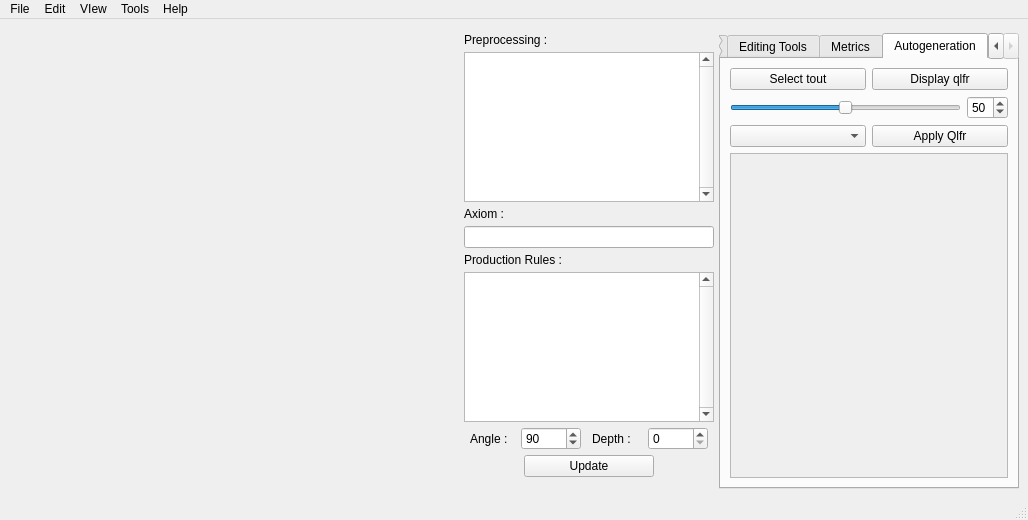
<?xml version="1.0" encoding="UTF-8"?>
<ui version="4.0">
 <class>MainWindow</class>
 <widget class="QMainWindow" name="MainWindow">
  <property name="enabled">
   <bool>true</bool>
  </property>
  <property name="geometry">
   <rect>
    <x>0</x>
    <y>0</y>
    <width>1028</width>
    <height>520</height>
   </rect>
  </property>
  <property name="sizePolicy">
   <sizepolicy hsizetype="Preferred" vsizetype="Preferred">
    <horstretch>0</horstretch>
    <verstretch>0</verstretch>
   </sizepolicy>
  </property>
  <property name="minimumSize">
   <size>
    <width>1024</width>
    <height>516</height>
   </size>
  </property>
  <property name="acceptDrops">
   <bool>true</bool>
  </property>
  <property name="windowTitle">
   <string>Procedural Modeling</string>
  </property>
  <property name="windowOpacity">
   <double>1.000000000000000</double>
  </property>
  <widget class="QWidget" name="centralWidget">
   <layout class="QGridLayout" name="gridLayout">
    <item row="0" column="0">
     <layout class="QHBoxLayout" name="horizontalLayout" stretch="45,30,0">
      <property name="spacing">
       <number>5</number>
      </property>
      <property name="sizeConstraint">
       <enum>QLayout::SetMaximumSize</enum>
      </property>
      <property name="topMargin">
       <number>5</number>
      </property>
      <property name="rightMargin">
       <number>0</number>
      </property>
      <item>
       <layout class="QVBoxLayout" name="verticalLayoutViewer">
        <property name="bottomMargin">
         <number>10</number>
        </property>
       </layout>
      </item>
      <item>
       <layout class="QVBoxLayout" name="verticalLayout">
        <property name="sizeConstraint">
         <enum>QLayout::SetDefaultConstraint</enum>
        </property>
        <property name="bottomMargin">
         <number>12</number>
        </property>
        <item>
         <widget class="QLabel" name="labelPreproc">
          <property name="maximumSize">
           <size>
            <width>250</width>
            <height>16777215</height>
           </size>
          </property>
          <property name="text">
           <string>Preprocessing :</string>
          </property>
         </widget>
        </item>
        <item>
         <widget class="QTextEdit" name="textEditPreproc">
          <property name="maximumSize">
           <size>
            <width>250</width>
            <height>16777215</height>
           </size>
          </property>
          <property name="verticalScrollBarPolicy">
           <enum>Qt::ScrollBarAlwaysOn</enum>
          </property>
          <property name="lineWrapMode">
           <enum>QTextEdit::NoWrap</enum>
          </property>
         </widget>
        </item>
        <item>
         <widget class="QLabel" name="labelAxiom">
          <property name="maximumSize">
           <size>
            <width>250</width>
            <height>16777215</height>
           </size>
          </property>
          <property name="text">
           <string>Axiom :</string>
          </property>
         </widget>
        </item>
        <item>
         <widget class="QLineEdit" name="lineEditAxiom">
          <property name="maximumSize">
           <size>
            <width>250</width>
            <height>16777215</height>
           </size>
          </property>
         </widget>
        </item>
        <item>
         <widget class="QLabel" name="labelRules">
          <property name="maximumSize">
           <size>
            <width>250</width>
            <height>16777215</height>
           </size>
          </property>
          <property name="text">
           <string>Production Rules :</string>
          </property>
         </widget>
        </item>
        <item>
         <widget class="QTextEdit" name="textEditProduction">
          <property name="maximumSize">
           <size>
            <width>250</width>
            <height>16777215</height>
           </size>
          </property>
          <property name="verticalScrollBarPolicy">
           <enum>Qt::ScrollBarAlwaysOn</enum>
          </property>
          <property name="horizontalScrollBarPolicy">
           <enum>Qt::ScrollBarAsNeeded</enum>
          </property>
          <property name="lineWrapMode">
           <enum>QTextEdit::NoWrap</enum>
          </property>
         </widget>
        </item>
        <item>
         <layout class="QHBoxLayout" name="horizontalLayoutAngle">
          <item>
           <widget class="QLabel" name="labelAngle">
            <property name="maximumSize">
             <size>
              <width>40</width>
              <height>16777215</height>
             </size>
            </property>
            <property name="text">
             <string>Angle :</string>
            </property>
           </widget>
          </item>
          <item>
           <widget class="QSpinBox" name="spinBoxAngle">
            <property name="maximumSize">
             <size>
              <width>60</width>
              <height>16777215</height>
             </size>
            </property>
            <property name="maximum">
             <number>360</number>
            </property>
            <property name="value">
             <number>90</number>
            </property>
           </widget>
          </item>
          <item>
           <widget class="QLabel" name="labelDepth">
            <property name="maximumSize">
             <size>
              <width>45</width>
              <height>16777215</height>
             </size>
            </property>
            <property name="text">
             <string>Depth :</string>
            </property>
           </widget>
          </item>
          <item>
           <widget class="QSpinBox" name="spinBoxDepth">
            <property name="maximumSize">
             <size>
              <width>60</width>
              <height>16777215</height>
             </size>
            </property>
           </widget>
          </item>
         </layout>
        </item>
        <item alignment="Qt::AlignHCenter|Qt::AlignVCenter">
         <widget class="QPushButton" name="pushButtonUpdate">
          <property name="minimumSize">
           <size>
            <width>130</width>
            <height>0</height>
           </size>
          </property>
          <property name="maximumSize">
           <size>
            <width>300</width>
            <height>16777215</height>
           </size>
          </property>
          <property name="text">
           <string>Update</string>
          </property>
         </widget>
        </item>
       </layout>
      </item>
      <item>
       <widget class="QTabWidget" name="tabWidget">
        <property name="enabled">
         <bool>true</bool>
        </property>
        <property name="maximumSize">
         <size>
          <width>300</width>
          <height>16777215</height>
         </size>
        </property>
        <property name="styleSheet">
         <string notr="true"/>
        </property>
        <property name="currentIndex">
         <number>3</number>
        </property>
        <widget class="QWidget" name="tabConfig">
         <attribute name="title">
          <string>Configuration</string>
         </attribute>
         <layout class="QVBoxLayout" name="verticalLayout_2">
          <item>
           <layout class="QVBoxLayout" name="verticalLayoutConfig">
            <item>
             <widget class="QGroupBox" name="groupBoxRayComputing">
              <property name="minimumSize">
               <size>
                <width>0</width>
                <height>50</height>
               </size>
              </property>
              <property name="title">
               <string>Ray Computation Method</string>
              </property>
              <widget class="QRadioButton" name="radioButtonConstantRay">
               <property name="geometry">
                <rect>
                 <x>150</x>
                 <y>20</y>
                 <width>100</width>
                 <height>21</height>
                </rect>
               </property>
               <property name="text">
                <string>Constant Ray</string>
               </property>
              </widget>
              <widget class="QRadioButton" name="radioButtonRecursiveRay">
               <property name="geometry">
                <rect>
                 <x>10</x>
                 <y>20</y>
                 <width>141</width>
                 <height>21</height>
                </rect>
               </property>
               <property name="text">
                <string>Self-Regulated Ray</string>
               </property>
               <property name="checked">
                <bool>true</bool>
               </property>
              </widget>
             </widget>
            </item>
            <item>
             <widget class="QLabel" name="labelConfig">
              <property name="text">
               <string>Configuration File :</string>
              </property>
             </widget>
            </item>
            <item>
             <widget class="QLineEdit" name="lineEditConfigFile"/>
            </item>
            <item>
             <widget class="QPushButton" name="pushButtonConfigBrowse">
              <property name="enabled">
               <bool>true</bool>
              </property>
              <property name="minimumSize">
               <size>
                <width>30</width>
                <height>0</height>
               </size>
              </property>
              <property name="text">
               <string>...</string>
              </property>
             </widget>
            </item>
            <item>
             <widget class="QTextEdit" name="textEditConfigContent">
              <property name="verticalScrollBarPolicy">
               <enum>Qt::ScrollBarAlwaysOn</enum>
              </property>
             </widget>
            </item>
            <item>
             <layout class="QHBoxLayout" name="horizontalLayoutConfigUpdate" stretch="50,50,0">
              <item>
               <widget class="QPushButton" name="pushButtonResetConfig">
                <property name="minimumSize">
                 <size>
                  <width>130</width>
                  <height>0</height>
                 </size>
                </property>
                <property name="text">
                 <string>Reset</string>
                </property>
               </widget>
              </item>
              <item>
               <widget class="QPushButton" name="pushButtonSaveConfig">
                <property name="minimumSize">
                 <size>
                  <width>50</width>
                  <height>0</height>
                 </size>
                </property>
                <property name="text">
                 <string>Save</string>
                </property>
               </widget>
              </item>
              <item>
               <layout class="QHBoxLayout" name="horizontalLayoutConfigFile">
                <property name="sizeConstraint">
                 <enum>QLayout::SetFixedSize</enum>
                </property>
               </layout>
              </item>
             </layout>
            </item>
            <item>
             <layout class="QHBoxLayout" name="horizontalLayoutColorConfig" stretch="0,75,25">
              <item>
               <widget class="QComboBox" name="comboBoxAlphabet"/>
              </item>
              <item>
               <widget class="QComboBox" name="comboBoxlineEditShape"/>
              </item>
              <item>
               <widget class="QWidget" name="widgetColor" native="true"/>
              </item>
             </layout>
            </item>
           </layout>
          </item>
         </layout>
        </widget>
        <widget class="QWidget" name="tabEdit">
         <attribute name="title">
          <string>Editing Tools</string>
         </attribute>
         <layout class="QVBoxLayout" name="verticalLayout_3">
          <item>
           <widget class="QLabel" name="labelCurrentSelection">
            <property name="text">
             <string>Current Selection:</string>
            </property>
           </widget>
          </item>
          <item>
           <layout class="QHBoxLayout" name="horizontalLayoutCurrentSelection">
            <item>
             <widget class="QLineEdit" name="lineEditCurrentSelection"/>
            </item>
           </layout>
          </item>
          <item>
           <widget class="QLabel" name="labelReplacementRules">
            <property name="text">
             <string>Replacement Rules:</string>
            </property>
           </widget>
          </item>
          <item>
           <layout class="QHBoxLayout" name="horizontalLayoutActions" stretch="30,70">
            <item>
             <widget class="QLabel" name="labelActions">
              <property name="text">
               <string>Actions:</string>
              </property>
             </widget>
            </item>
            <item>
             <widget class="QComboBox" name="comboBoxActions">
              <item>
               <property name="text">
                <string>Delete</string>
               </property>
              </item>
              <item>
               <property name="text">
                <string>Generate</string>
               </property>
              </item>
              <item>
               <property name="text">
                <string>Regenerate</string>
               </property>
              </item>
             </widget>
            </item>
           </layout>
          </item>
          <item>
           <layout class="QHBoxLayout" name="horizontalLayoutStages">
            <item>
             <widget class="QLabel" name="labelBackStage">
              <property name="text">
               <string>Back Stages:</string>
              </property>
             </widget>
            </item>
            <item>
             <widget class="QSpinBox" name="spinBoxBackStage"/>
            </item>
            <item>
             <widget class="QLabel" name="labelForwardStages">
              <property name="text">
               <string>Forward:</string>
              </property>
             </widget>
            </item>
            <item>
             <widget class="QSpinBox" name="spinBoxForwardStage"/>
            </item>
           </layout>
          </item>
          <item>
           <layout class="QHBoxLayout" name="horizontalLayoutGenButtons">
            <item>
             <widget class="QPushButton" name="pushButtonApply">
              <property name="text">
               <string>Apply</string>
              </property>
             </widget>
            </item>
           </layout>
          </item>
          <item>
           <widget class="QTableView" name="tableViewConstVal"/>
          </item>
          <item>
           <widget class="QLabel" name="labelConstantScope">
            <property name="text">
             <string>Constants Scope :</string>
            </property>
           </widget>
          </item>
          <item>
           <layout class="QHBoxLayout" name="horizontalLayoutConstant1" stretch="50,0,50,0">
            <item>
             <widget class="QPushButton" name="pushButtonConstGlobalScope">
              <property name="text">
               <string>Whole</string>
              </property>
             </widget>
            </item>
            <item>
             <widget class="QPushButton" name="pushButtonReinitialize">
              <property name="text">
               <string>Reinit</string>
              </property>
             </widget>
            </item>
            <item>
             <widget class="QPushButton" name="pushButtonConstLocalScope">
              <property name="text">
               <string>Current</string>
              </property>
             </widget>
            </item>
            <item>
             <widget class="QPushButton" name="pushButtonConstChildScope">
              <property name="text">
               <string>Sub</string>
              </property>
             </widget>
            </item>
           </layout>
          </item>
          <item>
           <layout class="QHBoxLayout" name="horizontalLayoutConstant">
            <item>
             <widget class="QLabel" name="labelConstant">
              <property name="text">
               <string>Constants:</string>
              </property>
             </widget>
            </item>
            <item>
             <widget class="QComboBox" name="comboBoxConst"/>
            </item>
            <item>
             <widget class="QLabel" name="labelConstValue">
              <property name="text">
               <string>Value:</string>
              </property>
             </widget>
            </item>
            <item>
             <widget class="QDoubleSpinBox" name="doubleSpinBoxConstValue">
              <property name="decimals">
               <number>3</number>
              </property>
              <property name="minimum">
               <double>0.000000000000000</double>
              </property>
              <property name="maximum">
               <double>1000.000000000000000</double>
              </property>
              <property name="singleStep">
               <double>0.005000000000000</double>
              </property>
              <property name="value">
               <double>0.000000000000000</double>
              </property>
             </widget>
            </item>
           </layout>
          </item>
         </layout>
        </widget>
        <widget class="QWidget" name="tabMetrics">
         <property name="enabled">
          <bool>true</bool>
         </property>
         <attribute name="title">
          <string>Metrics</string>
         </attribute>
         <layout class="QVBoxLayout" name="verticalLayout_5">
          <item>
           <layout class="QVBoxLayout" name="verticalLayoutMetrics" stretch="48,52">
            <item>
             <widget class="QGroupBox" name="groupBox">
              <property name="sizePolicy">
               <sizepolicy hsizetype="Preferred" vsizetype="Preferred">
                <horstretch>0</horstretch>
                <verstretch>10</verstretch>
               </sizepolicy>
              </property>
              <property name="title">
               <string>Oriented Bounding Box</string>
              </property>
              <layout class="QVBoxLayout" name="verticalLayout_4">
               <item>
                <layout class="QVBoxLayout" name="verticalLayoutGb">
                 <property name="leftMargin">
                  <number>10</number>
                 </property>
                 <property name="topMargin">
                  <number>5</number>
                 </property>
                 <property name="bottomMargin">
                  <number>2</number>
                 </property>
                 <item>
                  <widget class="QPushButton" name="pushButtonObbCurr">
                   <property name="text">
                    <string>Apply on Current</string>
                   </property>
                  </widget>
                 </item>
                 <item>
                  <widget class="QPushButton" name="pushButtonObbSub">
                   <property name="text">
                    <string>Apply on Sub-Branches</string>
                   </property>
                  </widget>
                 </item>
                 <item>
                  <widget class="QPushButton" name="pushButtonObbAll">
                   <property name="text">
                    <string>Whole Object Bounding</string>
                   </property>
                  </widget>
                 </item>
                 <item>
                  <widget class="QPushButton" name="pushButtonSimConst">
                   <property name="text">
                    <string>Simul. Constants</string>
                   </property>
                  </widget>
                 </item>
                 <item>
                  <widget class="QPushButton" name="pushButtonExtremSim">
                   <property name="text">
                    <string>Extrem Simulation</string>
                   </property>
                  </widget>
                 </item>
                 <item>
                  <widget class="QLabel" name="labelOutputRes">
                   <property name="text">
                    <string>Output Saved Image Resolution :</string>
                   </property>
                  </widget>
                 </item>
                 <item>
                  <widget class="QComboBox" name="comboBoxImgFormat">
                   <item>
                    <property name="text">
                     <string>600x400</string>
                    </property>
                   </item>
                   <item>
                    <property name="text">
                     <string>1024x768</string>
                    </property>
                   </item>
                   <item>
                    <property name="text">
                     <string>1200x780</string>
                    </property>
                   </item>
                  </widget>
                 </item>
                </layout>
               </item>
              </layout>
             </widget>
            </item>
            <item>
             <widget class="QTableView" name="tableViewMetric"/>
            </item>
           </layout>
          </item>
         </layout>
        </widget>
        <widget class="QWidget" name="tabQlfr">
         <attribute name="title">
          <string>Autogeneration</string>
         </attribute>
         <layout class="QVBoxLayout" name="verticalLayout_6">
          <item>
           <layout class="QHBoxLayout" name="horizontalLayout_4">
            <item>
             <widget class="QPushButton" name="pushButtonAllSlt">
              <property name="text">
               <string>Select tout</string>
              </property>
             </widget>
            </item>
            <item>
             <widget class="QPushButton" name="pushButtonDisplayQlfr">
              <property name="text">
               <string>Display qlfr</string>
              </property>
             </widget>
            </item>
           </layout>
          </item>
          <item>
           <layout class="QHBoxLayout" name="horizontalLayoutSmartSelection">
            <item>
             <widget class="QSlider" name="horizontalSliderSmartSelection">
              <property name="maximum">
               <number>100</number>
              </property>
              <property name="value">
               <number>50</number>
              </property>
              <property name="orientation">
               <enum>Qt::Horizontal</enum>
              </property>
             </widget>
            </item>
            <item>
             <widget class="QSpinBox" name="spinBoxSmartSelection">
              <property name="value">
               <number>50</number>
              </property>
             </widget>
            </item>
           </layout>
          </item>
          <item>
           <layout class="QHBoxLayout" name="horizontalLayout_2">
            <item>
             <widget class="QComboBox" name="comboBoxTargetQualifier"/>
            </item>
            <item>
             <widget class="QPushButton" name="pushButtonApplyQualifier">
              <property name="text">
               <string>Apply Qlfr</string>
              </property>
             </widget>
            </item>
           </layout>
          </item>
          <item>
           <widget class="QScrollArea" name="scrollArea">
            <property name="widgetResizable">
             <bool>true</bool>
            </property>
            <widget class="QWidget" name="scrollAreaWidgetContents_2">
             <property name="geometry">
              <rect>
               <x>0</x>
               <y>0</y>
               <width>276</width>
               <height>301</height>
              </rect>
             </property>
             <layout class="QVBoxLayout" name="verticalLayout_7">
              <item>
               <layout class="QGridLayout" name="gridLayout_2">
                <item row="4" column="0">
                 <widget class="QLabel" name="label_text3">
                  <property name="text">
                   <string/>
                  </property>
                  <property name="alignment">
                   <set>Qt::AlignCenter</set>
                  </property>
                 </widget>
                </item>
                <item row="1" column="1">
                 <widget class="QLabel" name="label_pic2">
                  <property name="maximumSize">
                   <size>
                    <width>135</width>
                    <height>135</height>
                   </size>
                  </property>
                  <property name="text">
                   <string/>
                  </property>
                 </widget>
                </item>
                <item row="7" column="0">
                 <widget class="QLabel" name="label_pic7">
                  <property name="maximumSize">
                   <size>
                    <width>135</width>
                    <height>135</height>
                   </size>
                  </property>
                  <property name="text">
                   <string/>
                  </property>
                 </widget>
                </item>
                <item row="3" column="1">
                 <widget class="QLabel" name="label_pic4">
                  <property name="maximumSize">
                   <size>
                    <width>135</width>
                    <height>135</height>
                   </size>
                  </property>
                  <property name="text">
                   <string/>
                  </property>
                 </widget>
                </item>
                <item row="9" column="1">
                 <widget class="QLabel" name="label_pic10">
                  <property name="maximumSize">
                   <size>
                    <width>135</width>
                    <height>135</height>
                   </size>
                  </property>
                  <property name="text">
                   <string/>
                  </property>
                 </widget>
                </item>
                <item row="3" column="0">
                 <widget class="QLabel" name="label_pic3">
                  <property name="maximumSize">
                   <size>
                    <width>135</width>
                    <height>135</height>
                   </size>
                  </property>
                  <property name="text">
                   <string/>
                  </property>
                 </widget>
                </item>
                <item row="11" column="1">
                 <widget class="QLabel" name="label_pic12">
                  <property name="text">
                   <string/>
                  </property>
                 </widget>
                </item>
                <item row="1" column="0">
                 <widget class="QLabel" name="label_pic1">
                  <property name="maximumSize">
                   <size>
                    <width>135</width>
                    <height>135</height>
                   </size>
                  </property>
                  <property name="text">
                   <string/>
                  </property>
                 </widget>
                </item>
                <item row="7" column="1">
                 <widget class="QLabel" name="label_pic8">
                  <property name="maximumSize">
                   <size>
                    <width>135</width>
                    <height>135</height>
                   </size>
                  </property>
                  <property name="text">
                   <string/>
                  </property>
                 </widget>
                </item>
                <item row="10" column="0">
                 <widget class="QLabel" name="label_text9">
                  <property name="text">
                   <string/>
                  </property>
                  <property name="alignment">
                   <set>Qt::AlignCenter</set>
                  </property>
                 </widget>
                </item>
                <item row="8" column="0">
                 <widget class="QLabel" name="label_text7">
                  <property name="text">
                   <string/>
                  </property>
                  <property name="alignment">
                   <set>Qt::AlignCenter</set>
                  </property>
                 </widget>
                </item>
                <item row="2" column="1">
                 <widget class="QLabel" name="label_text2">
                  <property name="font">
                   <font>
                    <pointsize>13</pointsize>
                   </font>
                  </property>
                  <property name="text">
                   <string/>
                  </property>
                  <property name="alignment">
                   <set>Qt::AlignCenter</set>
                  </property>
                 </widget>
                </item>
                <item row="6" column="0">
                 <widget class="QLabel" name="label_text5">
                  <property name="text">
                   <string/>
                  </property>
                  <property name="alignment">
                   <set>Qt::AlignCenter</set>
                  </property>
                 </widget>
                </item>
                <item row="5" column="0">
                 <widget class="QLabel" name="label_pic5">
                  <property name="maximumSize">
                   <size>
                    <width>135</width>
                    <height>135</height>
                   </size>
                  </property>
                  <property name="text">
                   <string/>
                  </property>
                 </widget>
                </item>
                <item row="5" column="1">
                 <widget class="QLabel" name="label_pic6">
                  <property name="maximumSize">
                   <size>
                    <width>135</width>
                    <height>135</height>
                   </size>
                  </property>
                  <property name="text">
                   <string/>
                  </property>
                 </widget>
                </item>
                <item row="4" column="1">
                 <widget class="QLabel" name="label_text4">
                  <property name="text">
                   <string/>
                  </property>
                  <property name="alignment">
                   <set>Qt::AlignCenter</set>
                  </property>
                 </widget>
                </item>
                <item row="2" column="0">
                 <widget class="QLabel" name="label_text1">
                  <property name="font">
                   <font>
                    <pointsize>13</pointsize>
                   </font>
                  </property>
                  <property name="text">
                   <string/>
                  </property>
                  <property name="alignment">
                   <set>Qt::AlignCenter</set>
                  </property>
                 </widget>
                </item>
                <item row="9" column="0">
                 <widget class="QLabel" name="label_pic9">
                  <property name="maximumSize">
                   <size>
                    <width>135</width>
                    <height>135</height>
                   </size>
                  </property>
                  <property name="text">
                   <string/>
                  </property>
                 </widget>
                </item>
                <item row="6" column="1">
                 <widget class="QLabel" name="label_text6">
                  <property name="text">
                   <string/>
                  </property>
                  <property name="alignment">
                   <set>Qt::AlignCenter</set>
                  </property>
                 </widget>
                </item>
                <item row="8" column="1">
                 <widget class="QLabel" name="label_text8">
                  <property name="text">
                   <string/>
                  </property>
                  <property name="alignment">
                   <set>Qt::AlignCenter</set>
                  </property>
                 </widget>
                </item>
                <item row="10" column="1">
                 <widget class="QLabel" name="label_text10">
                  <property name="text">
                   <string/>
                  </property>
                  <property name="alignment">
                   <set>Qt::AlignCenter</set>
                  </property>
                 </widget>
                </item>
                <item row="11" column="0">
                 <widget class="QLabel" name="label_pic11">
                  <property name="text">
                   <string/>
                  </property>
                 </widget>
                </item>
                <item row="12" column="0">
                 <widget class="QLabel" name="label_text11">
                  <property name="text">
                   <string/>
                  </property>
                 </widget>
                </item>
                <item row="12" column="1">
                 <widget class="QLabel" name="label_text12">
                  <property name="text">
                   <string/>
                  </property>
                 </widget>
                </item>
               </layout>
              </item>
             </layout>
            </widget>
           </widget>
          </item>
         </layout>
        </widget>
       </widget>
      </item>
     </layout>
    </item>
   </layout>
  </widget>
  <widget class="QMenuBar" name="menubar">
   <property name="geometry">
    <rect>
     <x>0</x>
     <y>0</y>
     <width>1028</width>
     <height>22</height>
    </rect>
   </property>
   <widget class="QMenu" name="menuFile">
    <property name="title">
     <string>File</string>
    </property>
    <addaction name="actionLoad"/>
    <addaction name="actionExit"/>
    <addaction name="actionExecute"/>
    <addaction name="actionVRender"/>
   </widget>
   <widget class="QMenu" name="menu">
    <property name="title">
     <string>Help</string>
    </property>
    <addaction name="actionAbout_Promo"/>
   </widget>
   <widget class="QMenu" name="menuTools">
    <property name="title">
     <string>Tools</string>
    </property>
    <addaction name="actionHistoric"/>
    <addaction name="actionOutput"/>
    <addaction name="actionDerivation_Tree"/>
    <addaction name="actionPCA_Plot"/>
    <addaction name="actionOutput_Img_Browser"/>
   </widget>
   <widget class="QMenu" name="menuEdit">
    <property name="title">
     <string>Edit</string>
    </property>
    <addaction name="actionReset"/>
    <addaction name="actionLoad_Camera"/>
    <addaction name="actionSave_Camera"/>
    <addaction name="separator"/>
    <addaction name="actionSave_Selection"/>
    <addaction name="actionLoad_Selection"/>
    <addaction name="separator"/>
   </widget>
   <widget class="QMenu" name="menuVIew">
    <property name="title">
     <string>VIew</string>
    </property>
    <addaction name="actionBackground_Color"/>
    <addaction name="actionShow_Hide_Gizmo"/>
    <addaction name="actionShow_Hide_Grid"/>
   </widget>
   <addaction name="menuFile"/>
   <addaction name="menuEdit"/>
   <addaction name="menuVIew"/>
   <addaction name="menuTools"/>
   <addaction name="menu"/>
  </widget>
  <widget class="QStatusBar" name="statusbar"/>
  <action name="actionNewProject">
   <property name="text">
    <string>New Project</string>
   </property>
  </action>
  <action name="actionAbout_Promo">
   <property name="text">
    <string>About Promo</string>
   </property>
  </action>
  <action name="actionOpen_Project">
   <property name="text">
    <string>Open Project</string>
   </property>
  </action>
  <action name="actionSave_Project">
   <property name="text">
    <string>Save Project</string>
   </property>
  </action>
  <action name="actionHistoric">
   <property name="text">
    <string>Save Historic</string>
   </property>
  </action>
  <action name="actionOutput">
   <property name="text">
    <string>Display Output</string>
   </property>
  </action>
  <action name="actionLoad">
   <property name="text">
    <string>Load</string>
   </property>
  </action>
  <action name="actionDerivation_Tree">
   <property name="text">
    <string>Derivation Tree</string>
   </property>
  </action>
  <action name="actionReset">
   <property name="text">
    <string>Reset</string>
   </property>
  </action>
  <action name="actionPCA_Plot">
   <property name="text">
    <string>PCA Plot</string>
   </property>
  </action>
  <action name="actionExit">
   <property name="text">
    <string>Exit</string>
   </property>
  </action>
  <action name="actionOutput_Img_Browser">
   <property name="text">
    <string>Images Grouping Tools</string>
   </property>
  </action>
  <action name="actionExecute">
   <property name="text">
    <string>Execute</string>
   </property>
  </action>
  <action name="actionSave_Camera">
   <property name="text">
    <string>Save Camera</string>
   </property>
  </action>
  <action name="actionLoad_Camera">
   <property name="text">
    <string>Load Camera</string>
   </property>
  </action>
  <action name="actionSave_Selection">
   <property name="text">
    <string>Save Selection</string>
   </property>
  </action>
  <action name="actionLoad_Selection">
   <property name="text">
    <string>Load Selection</string>
   </property>
  </action>
  <action name="actionVRender">
   <property name="text">
    <string>VRender</string>
   </property>
  </action>
  <action name="actionBackground_Color">
   <property name="text">
    <string>Background Color</string>
   </property>
  </action>
  <action name="actionShow_Hide_Gizmo">
   <property name="text">
    <string>Show/Hide Gizmo</string>
   </property>
  </action>
  <action name="actionShow_Hide_Grid">
   <property name="text">
    <string>Show/Hide Grid</string>
   </property>
  </action>
 </widget>
 <resources/>
 <connections/>
</ui>
